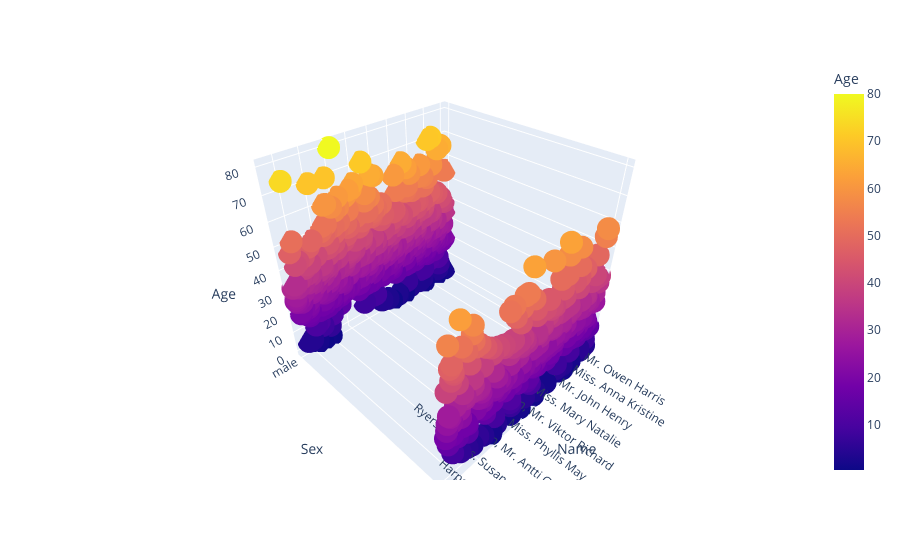

Write notebook code for a chart like this one.
### Markdown cell above
3D Visualisation of a person with features Name,Sex and Age

### Code cell
plt.figure(figsize=(10, 3))
fig = px.scatter_3d(df_train, x='Name', y='Sex', z='Age', color='Age')
fig.show()

### Figure 1 — Plotly figure (JSON) as saved in the notebook; plotly's stock layout.template omitted (floating-point values rounded to 4 significant figures; data arrays with more than 128 entries replaced by an {"elided": "..."} marker saying what was removed)
{"data": [{"hovertemplate": "Name=%{x}<br>Sex=%{y}<br>Age=%{marker.color}<extra></extra>", "legendgroup": "", "marker": {"color": {"elided": "891 float values"}, "coloraxis": "coloraxis", "symbol": "circle"}, "mode": "markers", "name": "", "scene": "scene", "showlegend": false, "type": "scatter3d", "x": {"elided": "891 str values"}, "y": {"elided": "891 str values"}, "z": {"elided": "891 float values"}}], "layout": {"coloraxis": {"colorbar": {"title": {"text": "Age"}}, "colorscale": [[0, "#0d0887"], [0.1111, "#46039f"], [0.2222, "#7201a8"], [0.3333, "#9c179e"], [0.4444, "#bd3786"], [0.5556, "#d8576b"], [0.6667, "#ed7953"], [0.7778, "#fb9f3a"], [0.8889, "#fdca26"], [1, "#f0f921"]]}, "legend": {"tracegroupgap": 0}, "margin": {"t": 60}, "scene": {"domain": {"x": [0, 1], "y": [0, 1]}, "xaxis": {"title": {"text": "Name"}}, "yaxis": {"title": {"text": "Sex"}}, "zaxis": {"title": {"text": "Age"}}}}}
